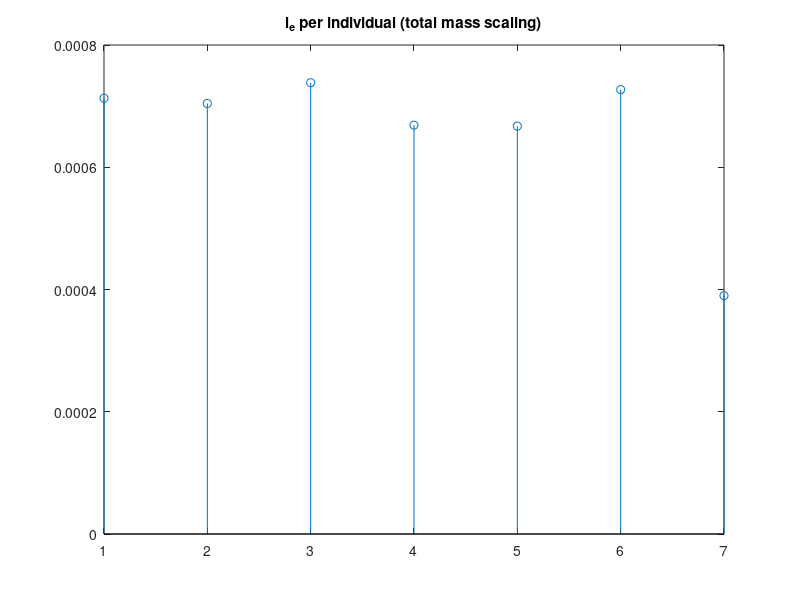

Source code (MATLAB):
close all
clear

fileIndices = [...
    1,1;...
    1,2;...
    1,3;...
    1,4;...
    2,2;...
    2,4;...
    2,5;...
    3,1;...
    3,3;...
    3,4;...
    3,5;...
    4,1;...
    4,2;...
    4,3;...
    4,4;...
    4,6;...
    5,1;...
    5,2;...
    5,4;...
    5,5;...
    6,1;...
    6,2;...
    6,3;...
    6,4;...
    6,5;...
    7,1;...
    7,3;...
    7,4;...
    7,5];
delayTimes = [...
    0;...
    0.03;...
    0.04;...
    0.04;...
    0.02;...
    0.045;...
    0.04;...
    0.01;...
    0.165;...
    0.02;...
    0.01;...
    0.050;...
    0.03;...
    0;...
    0.065;...
    0.075;...
    0.055;...
    0.07;...
    0.015;...
    0.135;...
    0.03;...
    0.04;...
    0.045;...
    0.03;...
    0;...
    0.07;...
    0.145;...
    0.100;...
    0.055];
bodyMasses = [...
    1,0.66;...
    2,0.63;...
    3,0.75;...
    4,0.54;...
    5,0.53;...
    6,0.68;...
    7,0.11];
bodyMasses(:,2) = bodyMasses(:,2)*1e-3;
femurMasses = [...
    1,0.032;...
    2,0.035;...
    3,0.029;...
    4,0.029;...
    5,0.032;...
    6,0.044;...
    7,0.004];
femurMasses(:,2) = femurMasses(:,2)*1e-3;
tibiaMasses = [...
    1,0.0091;...
    2,0.0076;...
    3,0.0080;...
    4,0.0073;...
    5,0.0071;...
    6,0.0094;...
    7,0.0017];
tibiaMasses(:,2) = tibiaMasses(:,2)*1e-3;

KnownIndivExtensorDistance = 0.755e-3;
KnownIndivMass = (0.7821+2*0.0495)*1e-3;
ExtensorDistances = [];
for i = 1:size(tibiaMasses,1)
    m = bodyMasses(i,2)+2*femurMasses(i,2)+2*tibiaMasses(i,2);
    ExtensorDistance = KnownIndivExtensorDistance*nthroot(m/KnownIndivMass,3);
    ExtensorDistances = [ExtensorDistances;i,ExtensorDistance];
end

stem(ExtensorDistances(:,2))
title("l_e per individual (total mass scaling)")
save("params_data")
